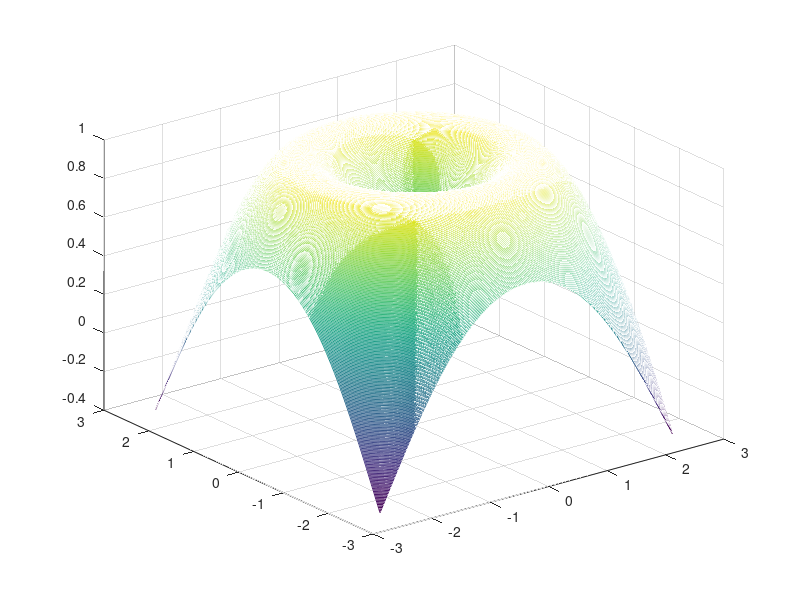
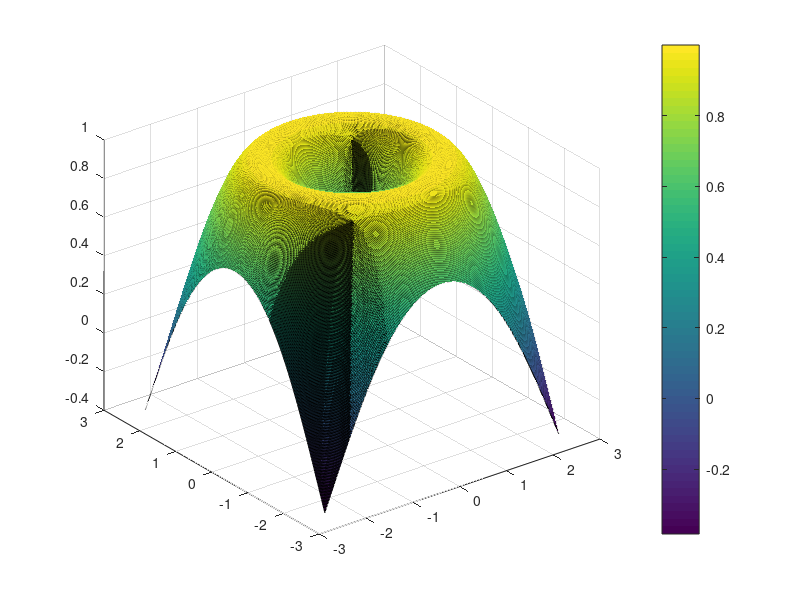
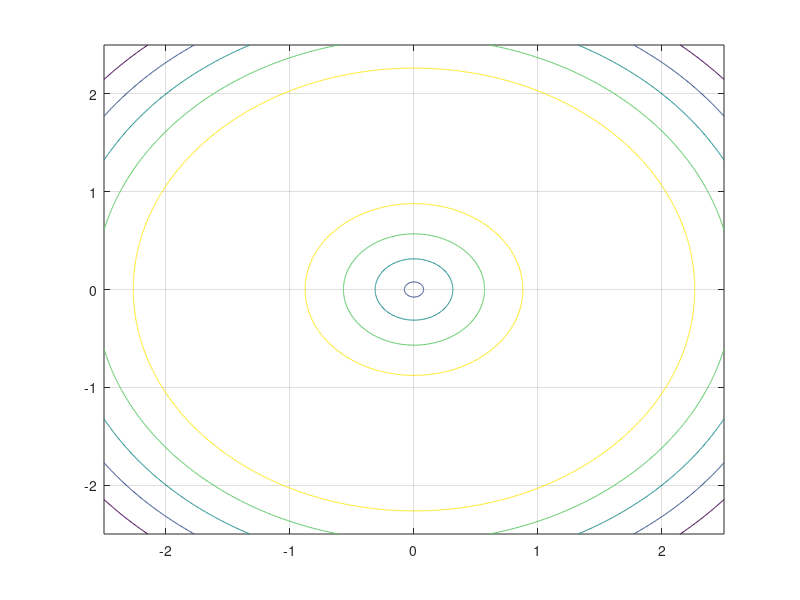

Here is the MATLAB script that generated these plots, in order:
% Materia: Metodos y computos numerios
% Fecha: 25/08/2025
% Manejo del lenguaje, graficas y funciones - Tema 1
% Autor: Agustin Formenti

# Ejercicio 3 -> Ploteo de campos escalares

% Mallado
x = -2.5:0.01:2.5;
y = x;
[X, Y] = meshgrid(x,y);
Z = sin(sqrt(X.^2 + Y.^2));

# a)
% --- mesh ---
figure(1);
mesh(X, Y, Z);
grid on;

% --- surf ---
figure(2);
surf(X,Y,Z), colorbar;

# b)
% --- contour ---
figure(3);
contour(X,Y,Z,5), grid on;
